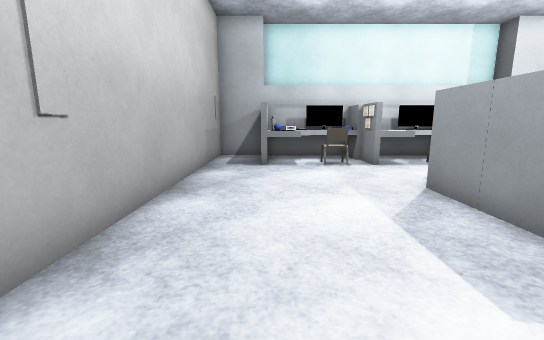
[1] (above)

19 first-person views from a walk through a 3-D level made in the Godot game engine. The camera is 1.2 m above the floor, tilts 10° down and sees 90° across. The floor is counted in squares, 0.81 m on a side. Each view is taken from the middle of a square. On the plan, view 1 faces up. The plan holds only what a view shows up to about 14 squares ahead; the rest is blank. The place goes on beyond the plan. Flat picture figures and markers are not drawn. Some surface patterns are stand-ins.

[2]
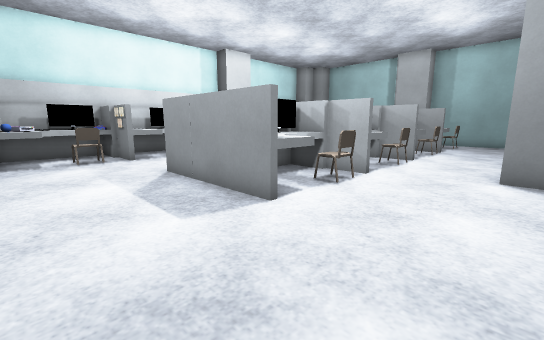

[3]
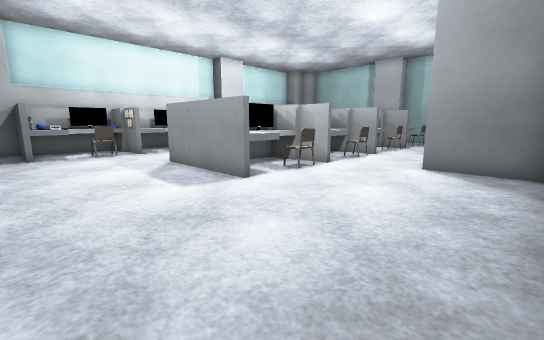

[4]
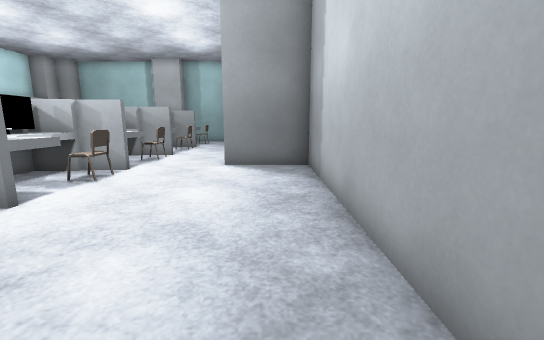

[5]
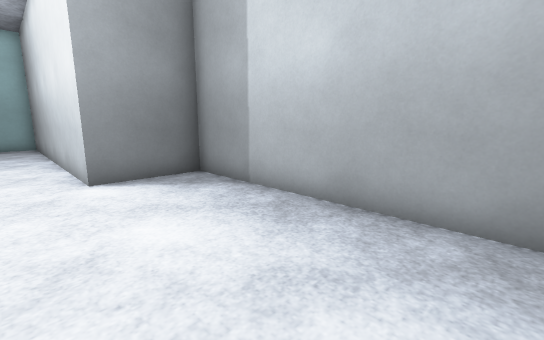

[6]
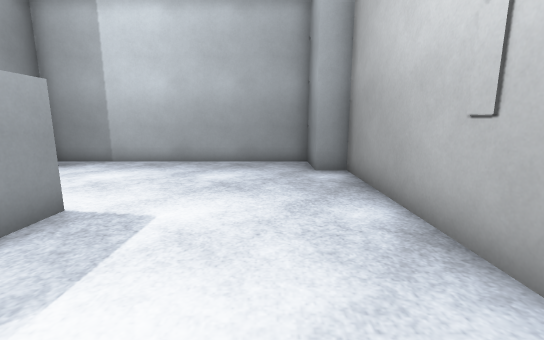

[7]
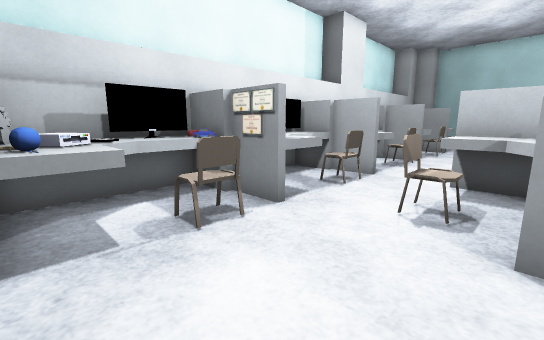

[8]
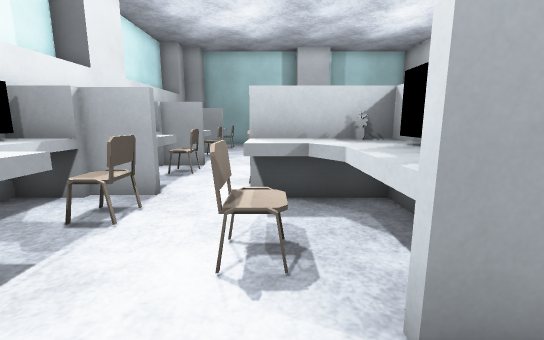

[9]
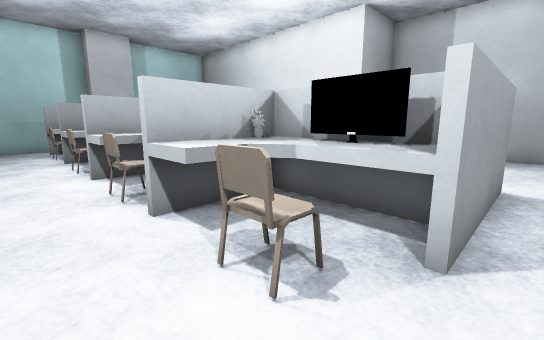

[10]
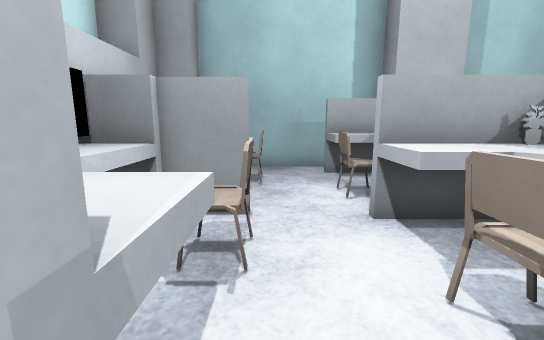

[11]
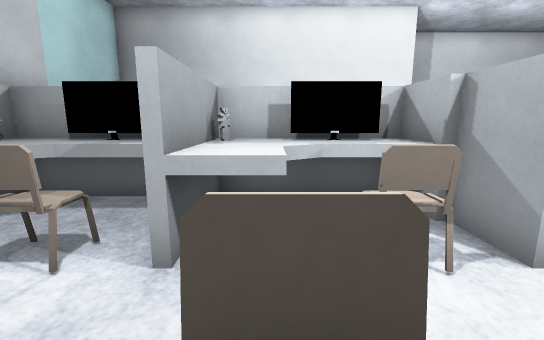

[12]
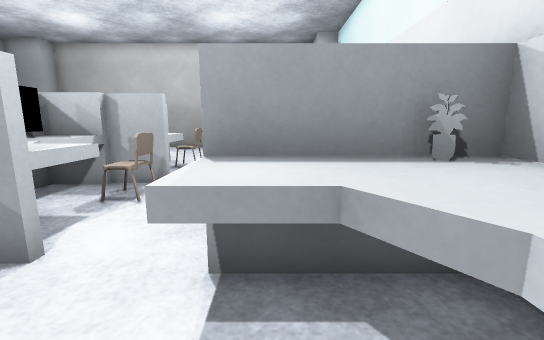

[13]
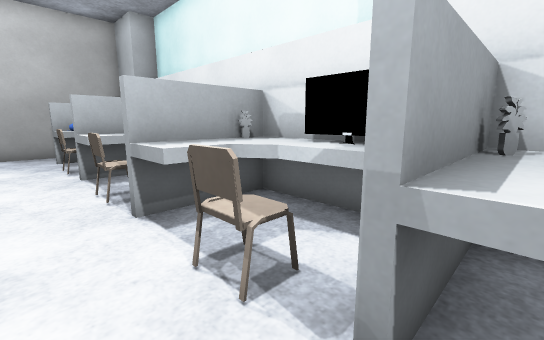

[14]
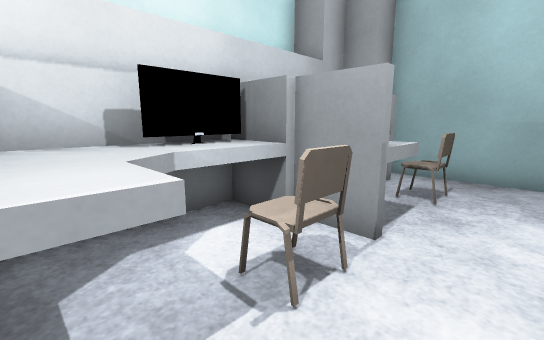

[15]
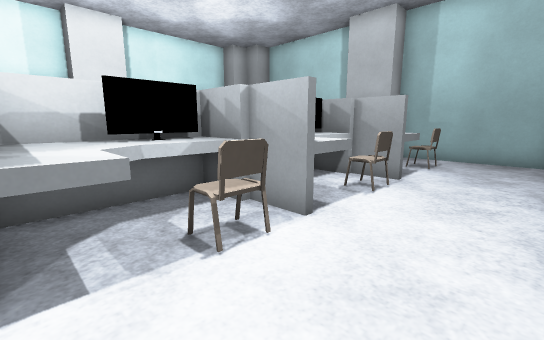

[16]
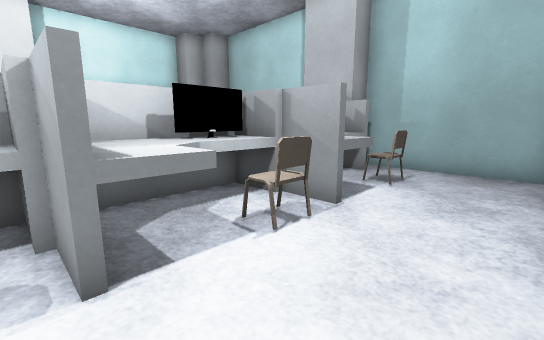

[17]
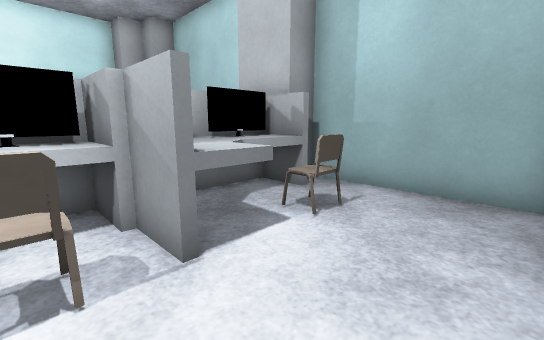

[18]
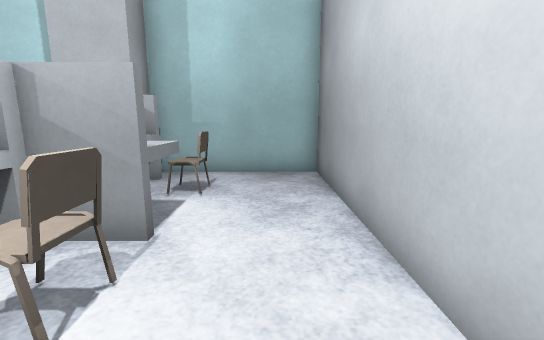

[19]
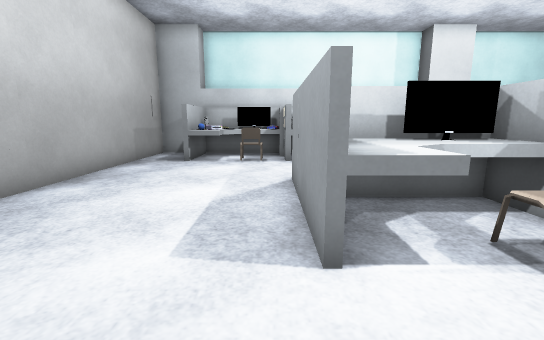

### Floor plan
Key: @ floor where view 1 was taken; # wall or solid block; x gap in a wall; . floor; = window, fence, low wall or low ledge; ^ raised ledge; O other object.
Columns run from 3 left of view 1 to 20 right of it. Each row starts with its distance up from view 1.
 13 ####
 12 #..# O#########^###
 11 #..^^^^^^^^^^^#^^^^   ##
 10 #..O^ .^^..^^=#^..#^=..#
  9 #....=...=...=...=...=.#
  8 #...............=...=..#
  7 #.......O^^.=^^.#^^.=^.#
  6 #......^^^^^^^^^^^^^^^^
  5 #......^^^^^^ ^^^^^^^^^
  4 #......^^^^^^^^^^^^ ^^^#
  3 #......^^^^^^^^^^^^^^^x#
  2 #......^^O.^^=.^.O=^.O.#
  1 #......................#
  0 #..@...................#
 -1 #......................#
 -2 #...........############
 -3 ##..........#
 -4  #..........#
 -5  ############

Positions as (right, up) in squares from view 1, and headings:
1: (0, 0), facing up
2: (0, -2), facing up-right
3: (-1, -4), facing up-right
4: (-1, -3), facing right
5: (1, 0), facing down-right
6: (0, 6), facing down
7: (0, 6), facing up-right
8: (2, 7), facing right
9: (3, 9), facing down-right
10: (11, 9), facing right
11: (14, 10), facing down
12: (14, 10), facing left
13: (12, 8), facing up-left
14: (12, 8), facing up-right
15: (8, -1), facing up-right
16: (11, -1), facing up-right
17: (14, -1), facing up-right
18: (12, 0), facing right
19: (3, -1), facing up
